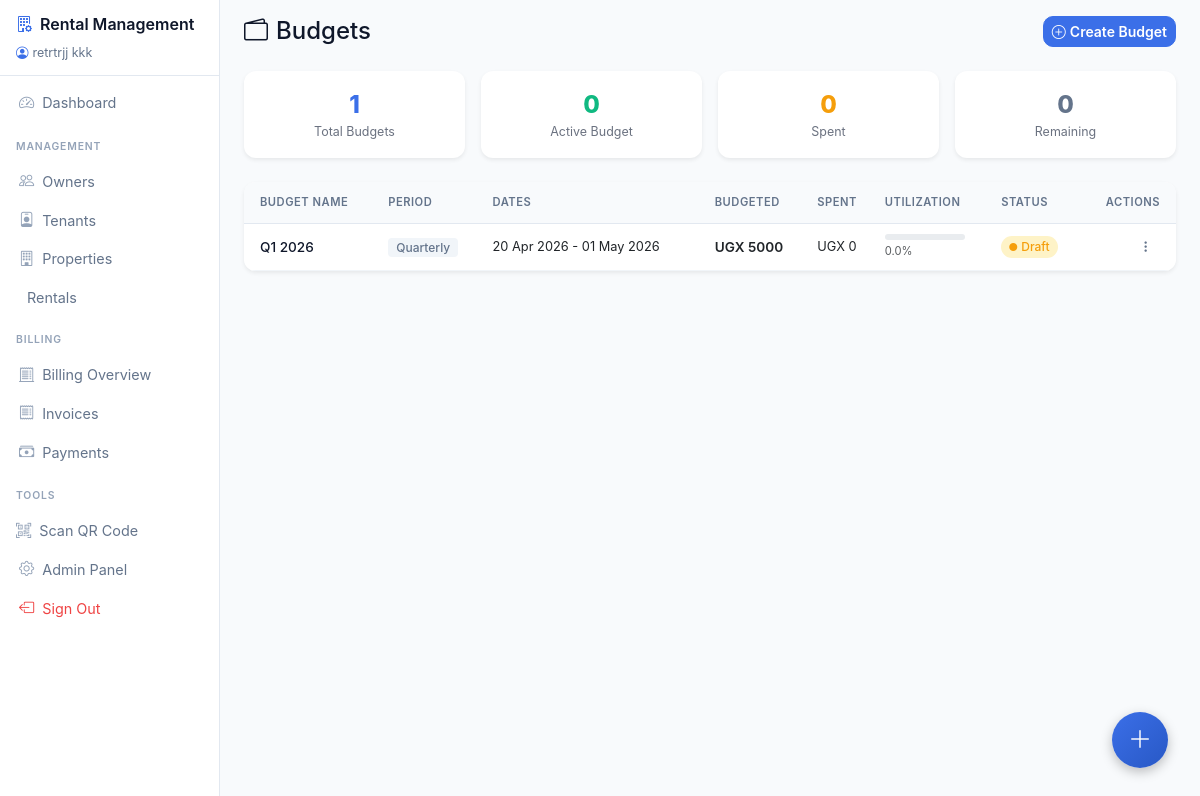
Page /billing/budgets/ (signed in) on the committed database.
### billing/models.py (models this page shows, shortened)
class Budget(models.Model):
    PERIOD_CHOICES = (
        ('monthly', 'Monthly'),
        ('quarterly', 'Quarterly'),
        ('yearly', 'Yearly'),
    )
    STATUS_CHOICES = (
        ('draft', 'Draft'),
        ('active', 'Active'),
        ('closed', 'Closed'),
    )
    id = models.UUIDField(primary_key=True, default=uuid.uuid4, editable=False)
    name = models.CharField(max_length=200)
    period_type = models.CharField(max_length=20, choices=PERIOD_CHOICES, default='monthly')
    start_date = models.DateField()
    end_date = models.DateField()
    currency = models.CharField(max_length=3, choices=CURRENCY_CHOICES, default='UGX')
    status = models.CharField(max_length=20, choices=STATUS_CHOICES, default='draft')
    notes = models.TextField(blank=True, null=True)
    created_at = models.DateTimeField(auto_now_add=True)
    updated_at = models.DateTimeField(auto_now=True)
    class Meta:
        ordering = ['-start_date']
    @property
    def total_budgeted(self):
        return sum(item.amount for item in self.items.all())
    @property
    def total_spent(self):
        return sum(item.spent for item in self.items.all())
    @property
    def utilization_percentage(self):
        if self.total_budgeted == 0:
            return 0
        return round((self.total_spent / self.total_budgeted) * 100, 1)

class BudgetItem(models.Model):
    CATEGORY_CHOICES = (
        ('maintenance', 'Maintenance & Repairs'),
        ('utilities', 'Utilities'),
        ('insurance', 'Insurance'),
        ('taxes', 'Taxes & Licenses'),
        ('marketing', 'Marketing & Advertising'),
        ('salaries', 'Staff Salaries'),
        ('supplies', 'Office Supplies'),
        ('legal', 'Legal & Professional'),
        ('cleaning', 'Cleaning Services'),
        ('security', 'Security'),
        ('other', 'Other'),
    )
    id = models.UUIDField(primary_key=True, default=uuid.uuid4, editable=False)
    budget = models.ForeignKey(Budget, on_delete=models.CASCADE, related_name='items')
    category = models.CharField(max_length=30, choices=CATEGORY_CHOICES)
    description = models.CharField(max_length=255)
    amount = models.DecimalField(max_digits=12, decimal_places=2, validators=[MinValueValidator(0)])
    created_at = models.DateTimeField(auto_now_add=True)
    updated_at = models.DateTimeField(auto_now=True)
    class Meta:
        ordering = ['category', 'description']
    @property
    def spent(self):
        return sum(exp.amount for exp in self.expenses.filter(status='approved'))

### billing/views.py (the view)
# urls.py: path('budgets/', views.budget_list, name='budget_list'),
@login_required
def budget_list(request):
    budgets = Budget.objects.prefetch_related('items').all()
    return render(request, 'billing/budget_list.html', {'budgets': budgets})

### billing/templates/billing/budget_list.html (shortened to what this page needs)
{% extends 'rentals/base.html' %}
{% block content %}
<div class="d-flex justify-content-between align-items-center mb-4">
    <h4 class="mb-0 fw-800" style="color: #0f172a;"><i class="bi bi-wallet2 me-2"></i>Budgets</h4>
    <a href="{% url 'billing:budget_create' %}" class="btn btn-primary btn-sm">
        <i class="bi bi-plus-circle me-1"></i>Create Budget
    </a>
</div>
<div class="row g-3 mb-4">
    <div class="col-md-3">
        <div class="card border-0 shadow-sm" style="border-radius: 12px;">
            <div class="card-body text-center py-3">
                <div style="font-size:1.5rem;font-weight:800;color:#3B6FE8;">{{ budgets|length }}</div>
                <div style="font-size:0.78rem;color:#6b7280;">Total Budgets</div>
            </div>
        </div>
    </div>
    <div class="col-md-3">
        <div class="card border-0 shadow-sm" style="border-radius: 12px;">
            <div class="card-body text-center py-3">
                <div style="font-size:1.5rem;font-weight:800;color:#10b981;">
                    {% if active_budget %}{{ active_budget.total_budgeted|floatformat:0 }}{% else %}0{% endif %}
                </div>
                <div style="font-size:0.78rem;color:#6b7280;">Active Budget</div>
            </div>
        </div>
    </div>
    <div class="col-md-3">
        <div class="card border-0 shadow-sm" style="border-radius: 12px;">
            <div class="card-body text-center py-3">
                <div style="font-size:1.5rem;font-weight:800;color:#f59e0b;">
                    {% if active_budget %}{{ active_budget.total_spent|floatformat:0 }}{% else %}0{% endif %}
                </div>
                <div style="font-size:0.78rem;color:#6b7280;">Spent</div>
            </div>
        </div>
    </div>
    <div class="col-md-3">
        <div class="card border-0 shadow-sm" style="border-radius: 12px;">
            <div class="card-body text-center py-3">
                <div style="font-size:1.5rem;font-weight:800;color:#64748b;">
                    {% if active_budget %}{{ active_budget.remaining|floatformat:0 }}{% else %}0{% endif %}
                </div>
                <div style="font-size:0.78rem;color:#6b7280;">Remaining</div>
            </div>
        </div>
    </div>
</div>
<div class="card border-0 shadow-sm" style="border-radius: 12px; overflow: hidden;">
    <div class="card-body p-0">
        {% if budgets %}
        <div class="table-responsive">
            <table class="table table-hover align-middle mb-0 compact-table">
                <thead>
                    <tr>
                        <th class="ps-3">Budget Name</th>
                        <th>Period</th>
                        <th>Dates</th>
                        <th>Budgeted</th>
                        <th>Spent</th>
                        <th>Utilization</th>
                        <th>Status</th>
                        <th class="pe-3 text-end">Actions</th>
                    </tr>
                </thead>
                <tbody>
                    {% for budget in budgets %}
                    <tr class="compact-row">
                        <td class="ps-3">
                            <a href="{% url 'billing:budget_detail' budget.pk %}" class="compact-title">{{ budget.name }}</a>
                        </td>
                        <td><span class="compact-type">{{ budget.get_period_type_display }}</span></td>
                        <td class="compact-views">{{ budget.start_date|date:"d M Y" }} - {{ budget.end_date|date:"d M Y" }}</td>
                        <td class="compact-price">{{ budget.currency }} {{ budget.total_budgeted|floatformat:0 }}</td>
                        <td class="compact-location">{{ budget.currency }} {{ budget.total_spent|floatformat:0 }}</td>
                        <td>
                            <div class="progress" style="height: 6px; width: 80px;">
                            </div>
                            <small class="text-muted" style="font-size: 0.7rem;">{{ budget.utilization_percentage }}%</small>
                        </td>
                        <td>
                            <span class="compact-status {% if budget.status == 'active' %}active{% elif budget.status == 'draft' %}pending{% else %}inactive{% endif %}">
                                <i class="bi bi-circle-fill"></i>{{ budget.get_status_display }}
                            </span>
                        </td>
                        <td class="pe-3 text-end">
                            <div class="dropdown">
                                <button class="btn btn-sm btn-light dropdown-toggle compact-action-btn" type="button" data-bs-toggle="dropdown">
                                    <i class="bi bi-three-dots-vertical"></i>
                                </button>
                            </div>
                        </td>
                    </tr>
                    {% endfor %}
                </tbody>
            </table>
        </div>
        {% else %}
        <div class="text-center py-5">
            <i class="bi bi-wallet2" style="font-size:3rem;color:#cbd5e1;"></i>
            <p class="text-muted mt-2">No budgets found. Create your first budget to start tracking expenses.</p>
            <a href="{% url 'billing:budget_create' %}" class="btn btn-primary btn-sm">Create Budget</a>
        </div>
        {% endif %}
    </div>
</div>
{% endblock %}

### rentals/templates/rentals/base.html (shortened to what this page needs)
{% load static %}
<!DOCTYPE html>
<html lang="en">
<head>
    <link href="https://cdn.jsdelivr.net/npm/bootstrap@5.3.0/dist/css/bootstrap.min.css" rel="stylesheet">
    <link rel="stylesheet" href="https://cdn.jsdelivr.net/npm/bootstrap-icons@1.10.0/font/bootstrap-icons.css">
</head>
<body>
    <nav class="sidebar" id="sidebar">
        <div class="sidebar-header">
            <a href="{% url 'rentals:dashboard' %}" class="sidebar-brand">
                <i class="bi bi-building-gear me-2" style="color:#3B6FE8;"></i>Rental Management
            </a>
            {% if user.is_authenticated %}
            <div class="mt-2" style="font-size:0.78rem;color:#64748b;">
                <i class="bi bi-person-circle me-1" style="color:#3B6FE8;"></i>{{ user.get_full_name|default:user.email }}
            </div>
            {% endif %}
        </div>
        <div class="sidebar-nav">
            <a href="{% url 'rentals:dashboard' %}" class="sidebar-link active">
                <i class="bi bi-speedometer2"></i>Dashboard
            </a>
            <div class="sidebar-section">Management</div>
            <a href="{% url 'rentals:owner_list' %}" class="sidebar-link">
                <i class="bi bi-people"></i>Owners
            </a>
            <a href="{% url 'rentals:tenant_list' %}" class="sidebar-link">
                <i class="bi bi-person-badge"></i>Tenants
            </a>
            <a href="{% url 'rentals:property_list' %}" class="sidebar-link">
                <i class="bi bi-building"></i>Properties
            </a>
            <a href="{% url 'rentals:rental_list' %}" class="sidebar-link">
                Rentals
            </a>
            <div class="sidebar-section">Billing</div>
            <a href="{% url 'billing:billing_dashboard' %}" class="sidebar-link">
                <i class="bi bi-receipt-cutoff"></i>Billing Overview
            </a>
            <a href="{% url 'billing:invoice_list' %}" class="sidebar-link">
                <i class="bi bi-receipt"></i>Invoices
            </a>
            <a href="{% url 'billing:payment_list' %}" class="sidebar-link">
                <i class="bi bi-cash-stack"></i>Payments
            </a>
            <div class="sidebar-section">Tools</div>
            <button class="sidebar-link" data-bs-toggle="modal" data-bs-target="#qrScanModal" style="background:none; border:none; width:100%; text-align:left; cursor:pointer;">
                <i class="bi bi-qr-code-scan"></i>Scan QR Code
            </button>
            <a href="/admin/" class="sidebar-link">
                <i class="bi bi-gear"></i>Admin Panel
            </a>
            <a href="{% url 'rentals:logout' %}" class="sidebar-link" style="color:#ef4444;">
                <i class="bi bi-box-arrow-left" style="color:#ef4444;"></i>Sign Out
            </a>
        </div>
    </nav>
    <div class="main-content">
        {% block content %}{% endblock %}
    </div>
    <div class="fab-container">
        <button class="fab-main" id="fabToggle" onclick="toggleFab()">
            <i class="bi bi-plus-lg"></i>
        </button>
    </div>
</body>
</html>

### rentals/templates/rentals/base.html (style rules this page uses)
:root { --primary: #3B6FE8; --primary-dark: #2858C5; --secondary: #64748b; --success: #10b981; --warning: #f59e0b; --danger: #ef4444; --sidebar-width: 220px; --bg-light: #f1f5f9; --text-dark: #0f172a; --text-muted: #64748b; }
body { background-color: #f8fafc; font-family: 'Inter', -apple-system, BlinkMacSystemFont, 'Segoe UI', Roboto, sans-serif; }
.sidebar { width: var(--sidebar-width); height: 100vh; position: fixed; top: 0; left: 0; background: #ffffff; color: #64748b; z-index: 1000; overflow-y: auto; transition: transform 0.3s ease; border-right: 1px solid #e2e8f0; }
.sidebar-header { padding: 0.75rem 1rem; border-bottom: 1px solid #e2e8f0; }
.sidebar-brand { font-weight: 600; font-size: 1rem; color: #0f172a; text-decoration: none; }
.sidebar-nav { padding: 0.5rem 0; }
.sidebar-link { display: flex; align-items: center; padding: 0.5rem 1rem; color: #64748b; text-decoration: none; transition: all 0.2s; border-left: 3px solid transparent; font-size: 0.9rem; }
.sidebar-link i { margin-right: 0.5rem; font-size: 0.95rem; color: #94a3b8; }
.sidebar-section { padding: 0.5rem 1rem; font-size: 0.65rem; text-transform: uppercase; letter-spacing: 0.08em; color: #94a3b8; font-weight: 600; margin-top: 0.5rem; }
.main-content { margin-left: var(--sidebar-width); padding: 1rem 1.5rem; transition: margin-left 0.3s ease; }
.card { border: none; box-shadow: 0 1px 3px rgba(0,0,0,0.1); border-radius: 16px; }
.btn-primary { background: var(--primary); border-color: var(--primary); border-radius: 10px; font-weight: 600; }
.fab-container { position:fixed; bottom:2rem; right:2rem; z-index:1050; }
.fab-main { width:56px; height:56px; border-radius:50%; background:linear-gradient(135deg,var(--primary),var(--primary-dark)); color:#fff; border:none; font-size:1.5rem; box-shadow:0 4px 12px rgba(0,0,0,0.25); display:flex; align-items:center; justify-content:center; cursor:pointer; transition:transform 0.3s,box-shadow 0.3s; }

### billing/templates/billing/budget_list.html (style rules this page uses)
.compact-table { font-size: 0.85rem; border-collapse: separate; border-spacing: 0; }
.compact-table thead th { font-size: 0.7rem; font-weight: 600; color: #64748b; text-transform: uppercase; letter-spacing: 0.5px; padding: 0.75rem 0.5rem; border-bottom: 1px solid #e2e8f0; background: #f8fafc; white-space: nowrap; }
.compact-table tbody tr { border-bottom: 1px solid #f1f5f9; transition: background-color 0.15s; }
.compact-table tbody td { padding: 0.6rem 0.5rem; vertical-align: middle; }
.compact-title { font-weight: 500; color: #0f172a; text-decoration: none; font-size: 0.85rem; }
.compact-type { font-size: 0.75rem; color: #64748b; background: #f1f5f9; padding: 2px 8px; border-radius: 4px; font-weight: 500; }
.compact-location { font-size: 0.8rem; color: #64748b; }
.compact-price { font-weight: 600; color: #3B6FE8; font-size: 0.85rem; }
.compact-views { font-size: 0.8rem; color: #94a3b8; }
.compact-status { display: inline-flex; align-items: center; gap: 4px; font-size: 0.75rem; font-weight: 500; padding: 2px 8px; border-radius: 12px; background: #f1f5f9; color: #64748b; }
.compact-status i { font-size: 0.5rem; }
.compact-status.pending { background: #fef3c7; color: #f59e0b; }
.compact-action-btn { padding: 0.25rem 0.5rem; font-size: 0.8rem; color: #64748b; background: transparent; border: none; }
.compact-action-btn::after { display: none; }

### rows in the picture
Budget: name "Q1 2026", period_type "Quarterly", start_date "20 Apr 2026", end_date "01 May 2026", currency "UGX", total_budgeted "5000", total_spent "0", utilization_percentage "0.0", status "Draft"

### other values in the picture
{{ user.get_full_name|default:user.email }} "retrtrjj kkk"
{{ budgets|length }} "1"
